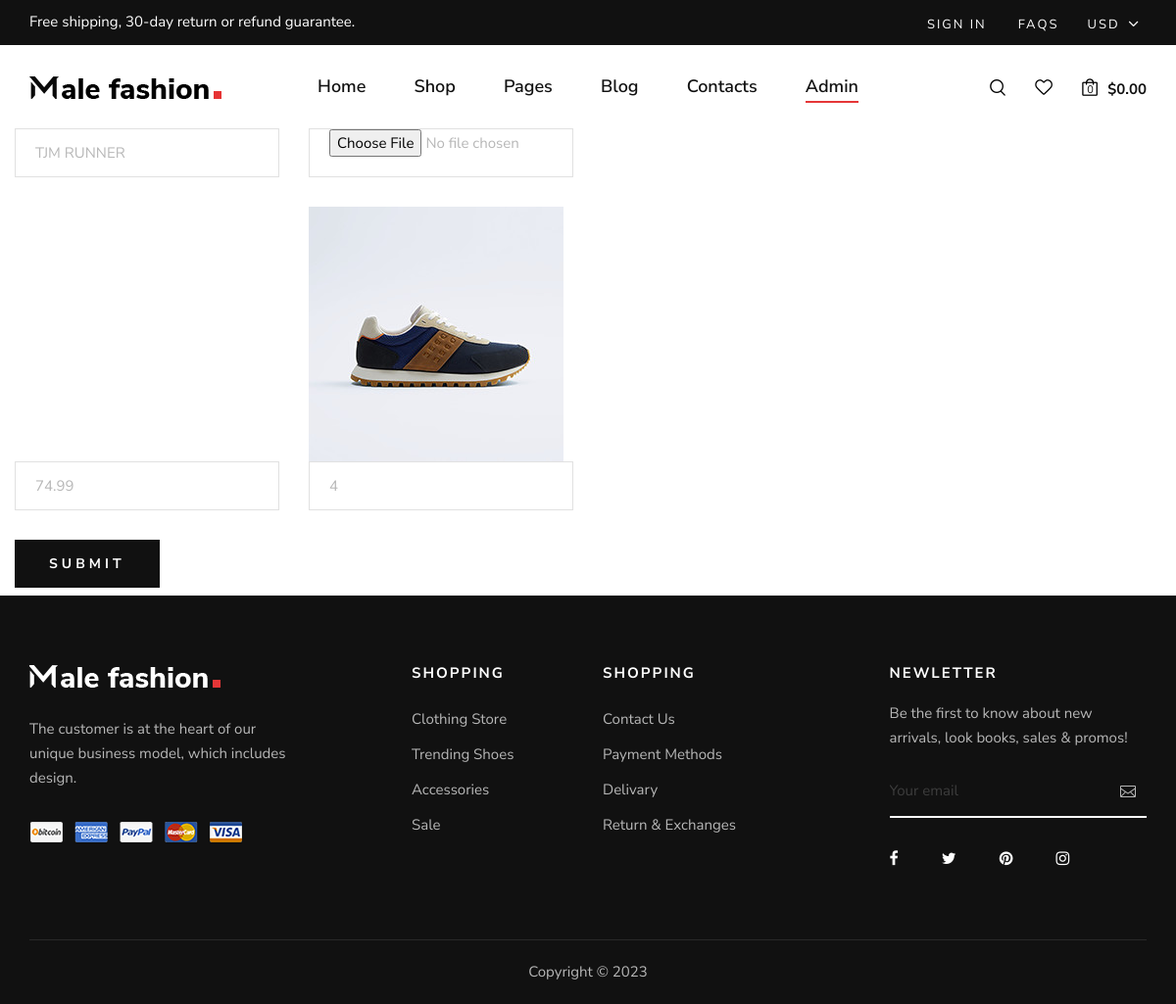
Page /update-product/6/ on the committed database.
### myecommerce/models.py (models this page shows, shortened)
class Products(models.Model):
    title = models.CharField(max_length=100)
    img = models.ImageField(null=True, blank=True, upload_to="images/")
    price = models.FloatField(null=True, blank=True)
    ratings = models.IntegerField(null=True, blank=True)

### myecommerce/views.py (the view)
# urls.py: path('update-product/<int:pk>/', UpdateProduct.as_view(), name='update-product'),
class UpdateProduct(UpdateView):
    model = Products
    fields = "__all__"
    template_name = 'products_form.html'
    success_url = reverse_lazy('dashboard')

### myecommerce/templates/products_form.html (shortened to what this page needs)
{% extends "base.html" %} {% block body %}
<div class="col-lg-6 col-md-6">
  <div class="contact__form">
    <form
      action="{% url 'update-product' pk=object.pk %}"
      method="POST"
      enctype="multipart/form-data"
    >
      <div class="row">
        <div class="col-lg-6">{{ form.title }}</div>
        <div class="col-lg-6">
          <input type="file" placeholder="Image" name="img" />
          {% if form.instance.img %}
          <img
            src="{{ form.instance.img.url }}"
            alt="Product Image"
            style="max-width: 100%"
          />
          {% endif %}
        </div>
        <div class="col-lg-6">{{ form.price }}</div>
        <div class="col-lg-6">{{ form.ratings }}</div>
        <div class="col-lg-12">
          <button type="submit" class="site-btn mb-2">Submit</button>
        </div>
      </div>
    </form>
  </div>
</div>
{% endblock body %}

### myecommerce/static/css/style.css (style rules this page uses)
html, body { height: 100%; font-family: "Nunito Sans", sans-serif; -webkit-font-smoothing: antialiased; }
img { max-width: 100%; }
.site-btn { font-size: 14px; color: #ffffff; background: #111111; font-weight: 700; border: none; text-transform: uppercase; display: inline-block; padding: 14px 30px; }
.contact__form input { height: 50px; width: 100%; border: 1px solid #e1e1e1; padding-left: 20px; font-size: 15px; color: #b7b7b7; margin-bottom: 30px; }
.contact__form input::placeholder { color: #b7b7b7; }
.contact__form button { letter-spacing: 4px; padding: 14px 35px; }

### rows in the picture
Products: title "TJM RUNNER", instance.img (picture), price "74.99", ratings "4"
